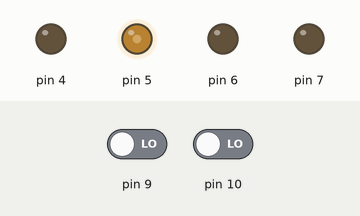
A program run on a simulated Arduino Uno, built with avr-gcc and run on an emulated ATmega328P. Parts: output pins drawn as LEDs (lit = HIGH). Inputs (shaded band) come from the test bench; at power-on: pin 9 LOW, pin 10 LOW.

Above: at 1.2 s.
1.3 s: pin 9 driven HIGH
At 1.7 s:
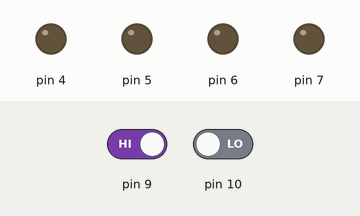
2.8 s: pin 9 driven LOW
At 4.0 s:
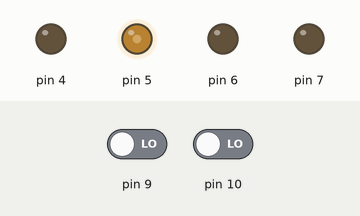
Timing chart, 0 to 5.8 s (numbered marks = the images above; inputs shaded):
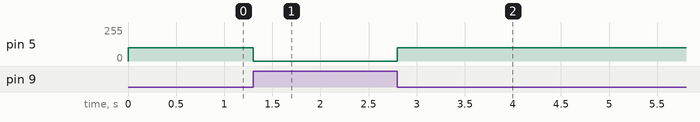

The program:

main.cpp
```cpp
#include <Arduino.h>
#include <FollowerRobot.h>

void setup()
{
  pinMode(LS, INPUT);
  pinMode(RS, INPUT);
  pinMode(LM1, OUTPUT);
  pinMode(LM2, OUTPUT);
  pinMode(RM1, OUTPUT);
  pinMode(RM2, OUTPUT);
}
void loop()
{


  if(!digitalRead(LS) && !digitalRead(RS))
  {
       // FORWARD
    analogWrite(LM1, HIGH_SPEED_MOTOR);
    digitalWrite(LM2, LOW);
    analogWrite(RM1, HIGH_SPEED_MOTOR);
    digitalWrite(RM2, LOW);
  }

  if((digitalRead(LS)) && !digitalRead(RS))
  {
      // Left turn
    digitalWrite(LM1, LOW);
    digitalWrite(LM2, LOW);
    analogWrite(RM1, LOW_SPEED_MOTOR);
    digitalWrite(RM2, LOW);
  }

  if(!digitalRead(LS) && (digitalRead(RS)))
  {
        // turn right
    analogWrite(LM1, LOW_SPEED_MOTOR);
    digitalWrite(LM2, LOW);
    digitalWrite(RM1, LOW);
    digitalWrite(RM2, LOW);
  }

  if((digitalRead(LS)) && (digitalRead(RS)))
  {       //Stop
    digitalWrite(LM1, LOW);
    digitalWrite(LM2, LOW);
    digitalWrite(RM1, LOW);
    digitalWrite(RM2, LOW);
  }
}
```

Measured:
- after the input at 1.3 s, pin 5: 100/255 → 0/255 at once
- after the input at 2.8 s, pin 5: 0/255 → 100/255 at once
